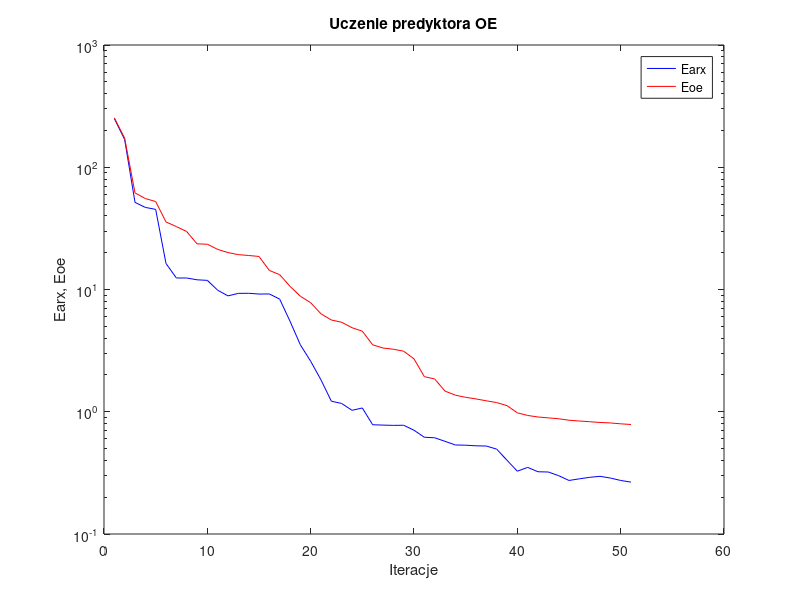
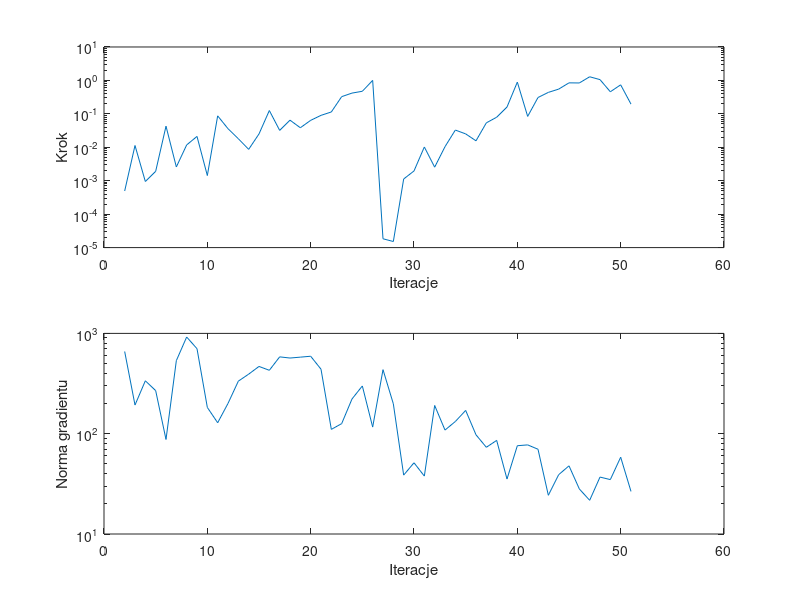

The MATLAB script that drew these images, in order:
%uczenie predyktora oe
clear all;
n=0; farx(n+1)=2.502050e+002; foe(n+1)=2.533700e+002; wspucz(n+1)=0.000000e+000; ng(n+1)=0.000000e+000;
%odnowa zmiennej metryki
n=1; farx(n+1)=1.682853e+002; foe(n+1)=1.724918e+002; krok(n+1)=4.927090e-004; ng(n+1)=6.599970e+002;
n=2; farx(n+1)=5.161374e+001; foe(n+1)=6.170741e+001; krok(n+1)=1.131031e-002; ng(n+1)=1.930751e+002;
n=3; farx(n+1)=4.694288e+001; foe(n+1)=5.545709e+001; krok(n+1)=9.481985e-004; ng(n+1)=3.369048e+002;
n=4; farx(n+1)=4.522330e+001; foe(n+1)=5.242717e+001; krok(n+1)=1.909306e-003; ng(n+1)=2.688524e+002;
n=5; farx(n+1)=1.632174e+001; foe(n+1)=3.569861e+001; krok(n+1)=4.284718e-002; ng(n+1)=8.758560e+001;
n=6; farx(n+1)=1.242253e+001; foe(n+1)=3.272797e+001; krok(n+1)=2.581388e-003; ng(n+1)=5.348501e+002;
n=7; farx(n+1)=1.242235e+001; foe(n+1)=2.979610e+001; krok(n+1)=1.175883e-002; ng(n+1)=9.204120e+002;
n=8; farx(n+1)=1.200501e+001; foe(n+1)=2.363475e+001; krok(n+1)=2.113198e-002; ng(n+1)=7.037614e+002;
n=9; farx(n+1)=1.187713e+001; foe(n+1)=2.345807e+001; krok(n+1)=1.427772e-003; ng(n+1)=1.827532e+002;
n=10; farx(n+1)=9.866083e+000; foe(n+1)=2.129300e+001; krok(n+1)=8.713251e-002; ng(n+1)=1.285512e+002;
n=11; farx(n+1)=8.868902e+000; foe(n+1)=2.004650e+001; krok(n+1)=3.599004e-002; ng(n+1)=2.003966e+002;
n=12; farx(n+1)=9.295274e+000; foe(n+1)=1.928475e+001; krok(n+1)=1.803826e-002; ng(n+1)=3.341117e+002;
n=13; farx(n+1)=9.314378e+000; foe(n+1)=1.898040e+001; krok(n+1)=8.669283e-003; ng(n+1)=3.922829e+002;
n=14; farx(n+1)=9.179343e+000; foe(n+1)=1.863371e+001; krok(n+1)=2.508493e-002; ng(n+1)=4.683250e+002;
n=15; farx(n+1)=9.196869e+000; foe(n+1)=1.432205e+001; krok(n+1)=1.257595e-001; ng(n+1)=4.286316e+002;
n=16; farx(n+1)=8.345516e+000; foe(n+1)=1.322181e+001; krok(n+1)=3.201933e-002; ng(n+1)=5.834689e+002;
n=17; farx(n+1)=5.504273e+000; foe(n+1)=1.061233e+001; krok(n+1)=6.474159e-002; ng(n+1)=5.679794e+002;
n=18; farx(n+1)=3.530487e+000; foe(n+1)=8.814709e+000; krok(n+1)=3.840290e-002; ng(n+1)=5.796686e+002;
n=19; farx(n+1)=2.587434e+000; foe(n+1)=7.793831e+000; krok(n+1)=6.392790e-002; ng(n+1)=5.918531e+002;
n=20; farx(n+1)=1.821687e+000; foe(n+1)=6.322645e+000; krok(n+1)=9.018109e-002; ng(n+1)=4.396080e+002;
n=21; farx(n+1)=1.219818e+000; foe(n+1)=5.632928e+000; krok(n+1)=1.138873e-001; ng(n+1)=1.104341e+002;
n=22; farx(n+1)=1.168841e+000; foe(n+1)=5.396663e+000; krok(n+1)=3.268918e-001; ng(n+1)=1.260026e+002;
n=23; farx(n+1)=1.027610e+000; foe(n+1)=4.870993e+000; krok(n+1)=4.178411e-001; ng(n+1)=2.218843e+002;
n=24; farx(n+1)=1.073632e+000; foe(n+1)=4.558524e+000; krok(n+1)=4.734602e-001; ng(n+1)=2.992080e+002;
n=25; farx(n+1)=7.828361e-001; foe(n+1)=3.528569e+000; krok(n+1)=1.001603e+000; ng(n+1)=1.164120e+002;
%odnowa zmiennej metryki
n=26; farx(n+1)=7.776927e-001; foe(n+1)=3.321540e+000; krok(n+1)=1.835442e-005; ng(n+1)=4.348861e+002;
n=27; farx(n+1)=7.738066e-001; foe(n+1)=3.246466e+000; krok(n+1)=1.519948e-005; ng(n+1)=1.985961e+002;
n=28; farx(n+1)=7.755124e-001; foe(n+1)=3.129228e+000; krok(n+1)=1.126296e-003; ng(n+1)=3.864721e+001;
n=29; farx(n+1)=7.060097e-001; foe(n+1)=2.707708e+000; krok(n+1)=1.958383e-003; ng(n+1)=5.129989e+001;
n=30; farx(n+1)=6.186132e-001; foe(n+1)=1.937006e+000; krok(n+1)=1.021537e-002; ng(n+1)=3.779224e+001;
n=31; farx(n+1)=6.127306e-001; foe(n+1)=1.853922e+000; krok(n+1)=2.543628e-003; ng(n+1)=1.912063e+002;
n=32; farx(n+1)=5.729293e-001; foe(n+1)=1.476135e+000; krok(n+1)=1.042905e-002; ng(n+1)=1.087093e+002;
n=33; farx(n+1)=5.349848e-001; foe(n+1)=1.366570e+000; krok(n+1)=3.276344e-002; ng(n+1)=1.322838e+002;
n=34; farx(n+1)=5.326754e-001; foe(n+1)=1.312725e+000; krok(n+1)=2.515521e-002; ng(n+1)=1.706500e+002;
n=35; farx(n+1)=5.264267e-001; foe(n+1)=1.273065e+000; krok(n+1)=1.563153e-002; ng(n+1)=9.747354e+001;
n=36; farx(n+1)=5.244570e-001; foe(n+1)=1.229209e+000; krok(n+1)=5.382558e-002; ng(n+1)=7.320226e+001;
n=37; farx(n+1)=4.945674e-001; foe(n+1)=1.188843e+000; krok(n+1)=7.923274e-002; ng(n+1)=8.573086e+001;
n=38; farx(n+1)=4.012659e-001; foe(n+1)=1.122154e+000; krok(n+1)=1.600146e-001; ng(n+1)=3.532565e+001;
n=39; farx(n+1)=3.263049e-001; foe(n+1)=9.798408e-001; krok(n+1)=8.896431e-001; ng(n+1)=7.589059e+001;
n=40; farx(n+1)=3.506860e-001; foe(n+1)=9.325652e-001; krok(n+1)=8.386628e-002; ng(n+1)=7.734140e+001;
n=41; farx(n+1)=3.230005e-001; foe(n+1)=9.060415e-001; krok(n+1)=3.083795e-001; ng(n+1)=7.000275e+001;
n=42; farx(n+1)=3.214750e-001; foe(n+1)=8.911936e-001; krok(n+1)=4.385923e-001; ng(n+1)=2.432151e+001;
n=43; farx(n+1)=2.999926e-001; foe(n+1)=8.765430e-001; krok(n+1)=5.491644e-001; ng(n+1)=3.902485e+001;
n=44; farx(n+1)=2.741263e-001; foe(n+1)=8.524420e-001; krok(n+1)=8.457767e-001; ng(n+1)=4.781015e+001;
n=45; farx(n+1)=2.826515e-001; foe(n+1)=8.397473e-001; krok(n+1)=8.391318e-001; ng(n+1)=2.813238e+001;
n=46; farx(n+1)=2.908168e-001; foe(n+1)=8.289494e-001; krok(n+1)=1.285695e+000; ng(n+1)=2.168026e+001;
n=47; farx(n+1)=2.964964e-001; foe(n+1)=8.174032e-001; krok(n+1)=1.056270e+000; ng(n+1)=3.694526e+001;
n=48; farx(n+1)=2.870383e-001; foe(n+1)=8.098797e-001; krok(n+1)=4.572701e-001; ng(n+1)=3.485894e+001;
n=49; farx(n+1)=2.741658e-001; foe(n+1)=7.968020e-001; krok(n+1)=7.382907e-001; ng(n+1)=5.829103e+001;
n=50; farx(n+1)=2.657267e-001; foe(n+1)=7.866300e-001; krok(n+1)=1.951976e-001; ng(n+1)=2.657630e+001;

figure; semilogy(farx,'b'); hold on; semilogy(foe,'r'); xlabel('Iteracje'); ylabel('Earx, Eoe'); legend('Earx','Eoe'); title('Uczenie predyktora OE');
figure; subplot(2,1,1); semilogy(krok); xlabel('Iteracje'); ylabel('Krok');
subplot(2,1,2); semilogy(ng); xlabel('Iteracje'); ylabel('Norma gradientu');
Earx=farx(n+1)
Eoe=foe(n+1)
